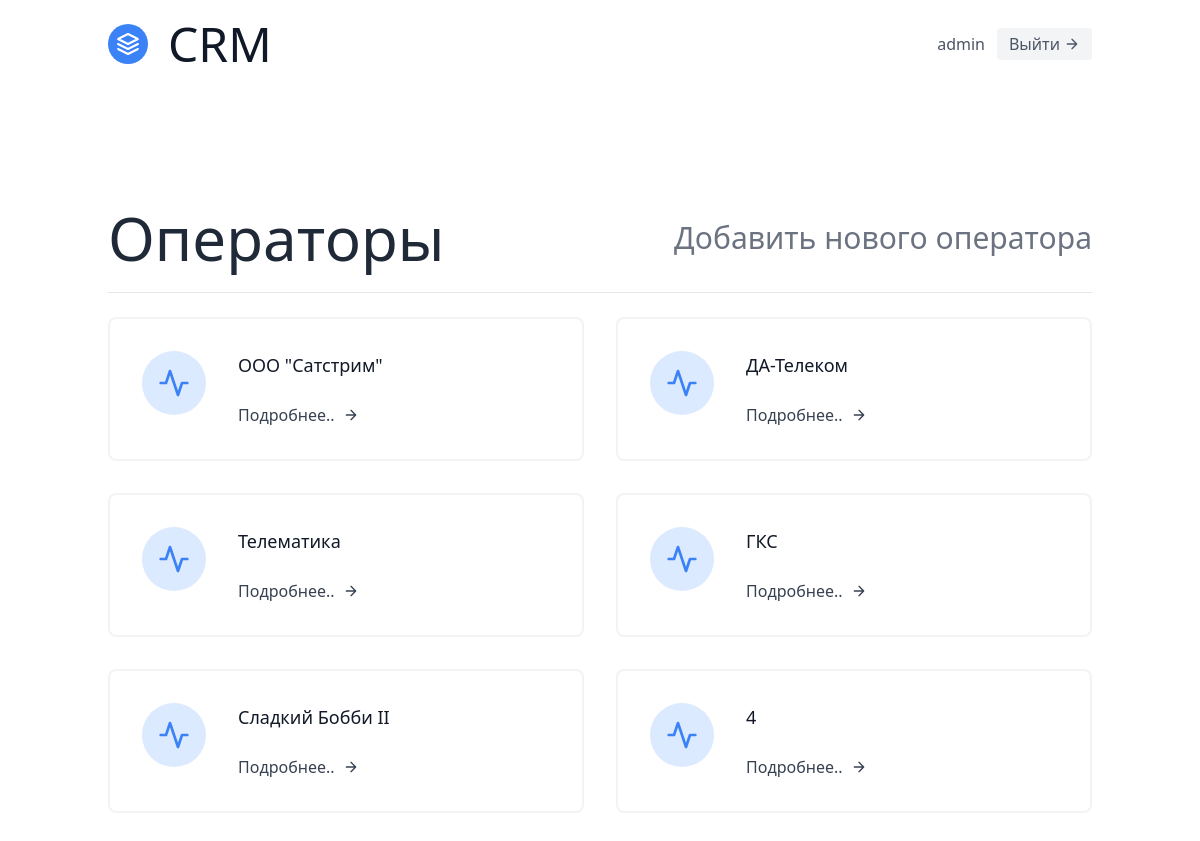
The app's page /operators/ (signed in), older data.
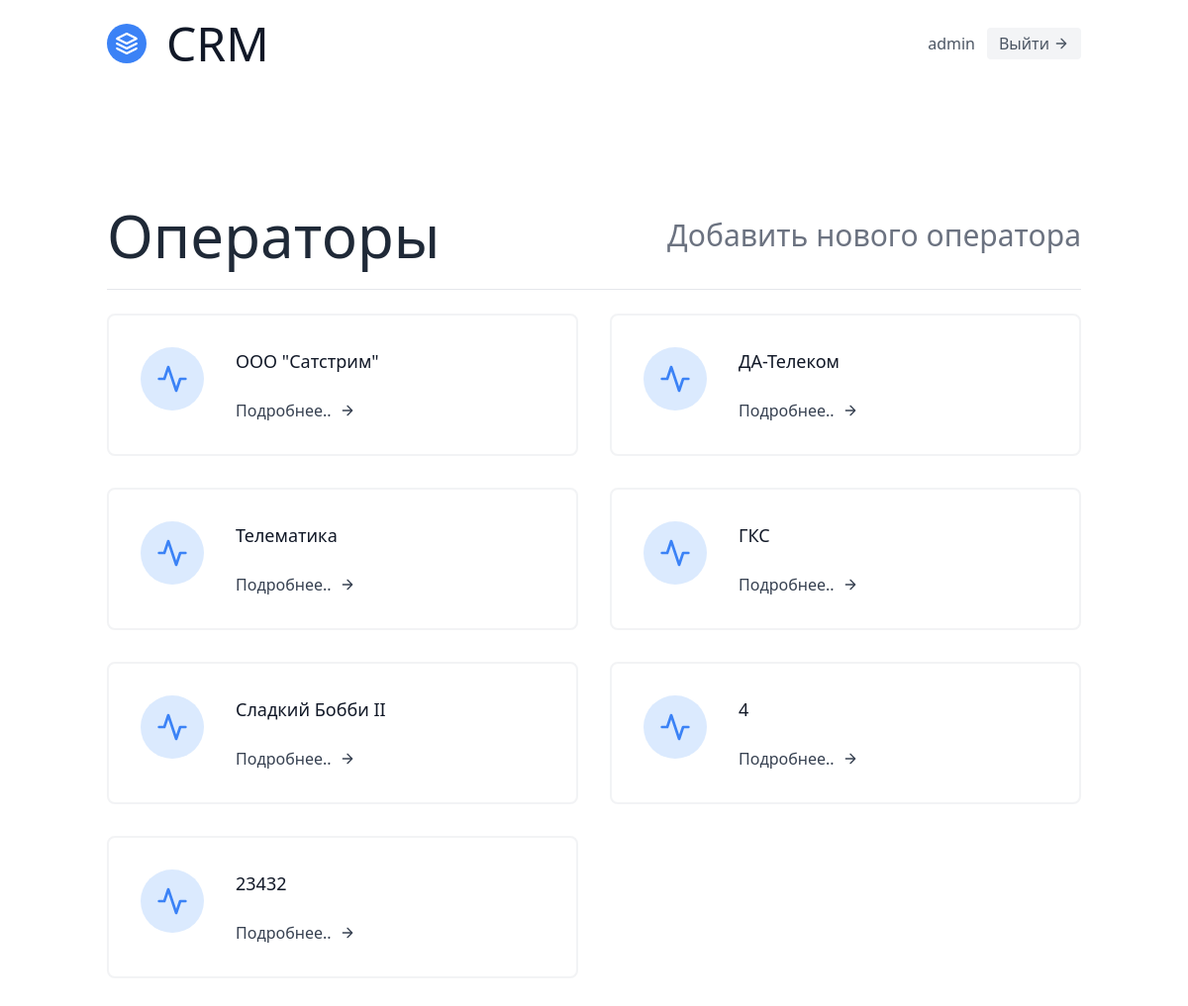
The same page, newer data.
### info/models.py (models this page shows, shortened)
class Operator(models.Model):
	fullname = models.CharField(max_length=256)
	host = models.CharField(max_length=128)
	login = models.CharField(max_length=40)
	password = models.CharField(max_length=50)
	nds = models.IntegerField(null=True)
	proc = models.IntegerField(null=True)
	rod = models.CharField(max_length=256, null=True)
	sogl = models.DateField(auto_now_add=False, default=date.today, null=True)
	sogl_date = models.DateField(auto_now_add=False, default=date.today, null=True)
	name = models.CharField(max_length=256, null=True)
	name_podp = models.CharField(max_length=256, null=True)
	inn = models.CharField(max_length=256, null=True)
	proc_case = models.TextField(null=True)
	kpp = models.CharField(max_length=256, null=True)
	id_parent = models.IntegerField(null=True)
	tel = models.CharField(max_length=128, null=True)
	mail = models.CharField(max_length=128, null=True)
	organisation = models.ForeignKey('UserProfile', on_delete=SET_NULL, null=True)
	class Meta:
		verbose_name = 'Оператор'
		verbose_name_plural = 'Операторы'

### info/views.py (the view)
# urls.py: path('operators/', OperatorsListView.as_view(), name='operators_list'),
class OperatorsListView(LoginRequiredMixin, generic.ListView):
	template_name = "info/operators/operators_list.html"
	queryset = Operator.objects.all()
	context_object_name = 'operators'

### templates/info/operators/operators_list.html (shortened to what this page needs)
{% extends 'base.html' %}
{% block main %}
<section class="text-gray-700 body-font">
	<div class="container px-5 py-24 mx-auto flex flex-wrap">
		<div class="w-full mb-6 py-6 flex justify-between items-center border-b border-gray-200">
			<div class="">
				<h1 class="text-6xl text-gray-800">Операторы</h1>
			</div>
			<div class="">
				<a class="text-3xl text-gray-500 hover:text-gray-800" href="{% url 'main:operators_create' %}">Добавить
					нового оператора</a>
			</div>
		</div>
		<div class="flex flex-wrap -m-4">
			{% for operator in operators %}
			<div class="p-4 lg:w-1/2 md:w-full">
				<div class="flex border-2 rounded-lg border-gray-200 border-opacity-50 p-8 sm:flex-row flex-col">
					<div
						class="w-16 h-16 sm:mr-8 sm:mb-0 mb-4 inline-flex items-center justify-center rounded-full bg-blue-100 text-blue-500 flex-shrink-0">
						<svg fill="none" stroke="currentColor" stroke-linecap="round" stroke-linejoin="round" stroke-width="2"
							class="w-8 h-8" viewBox="0 0 24 24">
							<path d="M22 12h-4l-3 9L9 3l-3 9H2"></path>
						</svg>
					</div>
					<div class="flex-grow">
						<h2 class="text-gray-900 text-lg title-font font-medium mb-3">{{ operator.fullname }}</h2>
						<a href="{% url 'main:operators_unique' operator.pk %}"
							class="mt-3 text-darkblue-500 inline-flex items-center hover:text-gray-800">
							Подробнее..
							<svg fill="none" stroke="currentColor" stroke-linecap="round" stroke-linejoin="round"
								stroke-width="2" class="w-4 h-4 ml-2" viewBox="0 0 24 24">
								<path d="M5 12h14M12 5l7 7-7 7"></path>
							</svg>
						</a>
					</div>
				</div>
			</div>
			{% endfor %}
		</div>
	</div>
</section>
{% endblock %}

Row changes from the older to the newer data that the page shows:
added Operator: fullname "23432"
